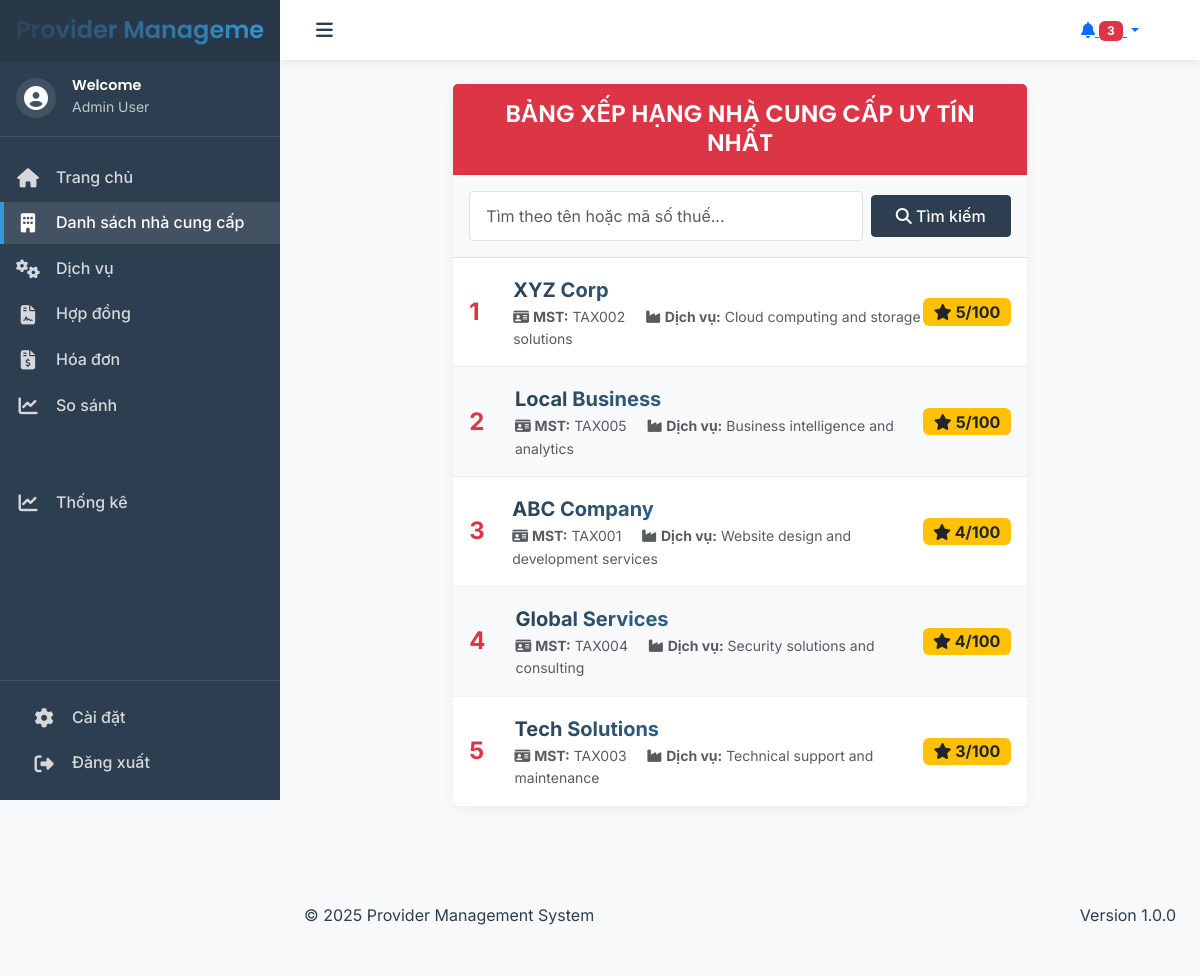
The page /providers.php on the database its author committed.
### tables this page shows
CREATE TABLE IF NOT EXISTS Providers (
    id INT PRIMARY KEY AUTO_INCREMENT,
    name VARCHAR(100) NOT NULL,
    taxCode VARCHAR(15),
    vat VARCHAR(20),
    status VARCHAR(50),
    address VARCHAR(200),
    email VARCHAR(50),
    phone VARCHAR(15),
    createDate DATETIME DEFAULT CURRENT_TIMESTAMP,
    updateDate DATETIME DEFAULT CURRENT_TIMESTAMP ON UPDATE CURRENT_TIMESTAMP,
    website VARCHAR(255),
    reputation INT DEFAULT 0
);

### providers.php (the view, shortened to what this page needs)
<?php
require_once 'config/database.php';
$search = trim($_GET['search'] ?? '');
$searchSql = '';
$params = [];
$perPage = 10;
$page = isset($_GET['page']) ? max(1, intval($_GET['page'])) : 1;
$offset = ($page - 1) * $perPage;
$sql = "SELECT p.*,
               GROUP_CONCAT(s.des SEPARATOR ', ') AS service_des
        FROM Providers p
        LEFT JOIN ProvideService ps ON p.id = ps.providerId
        LEFT JOIN Services s ON ps.serviceId = s.id
        $searchSql
        GROUP BY p.id
        ORDER BY p.reputation DESC, p.id ASC
        LIMIT $offset, $perPage";
$stmt = $conn->prepare($sql);
$stmt->execute($params);
$topProviders = $stmt->fetchAll(PDO::FETCH_ASSOC);
include 'includes/header.php';
?>
<div class="container-fluid">
    <div class="row">
        <div class="col-lg-8 mx-auto">
            <div class="card shadow-hover fade-in mb-4">
                <div class="card-header bg-danger text-white text-center">
                    <h4 class="mb-0">BẢNG XẾP HẠNG NHÀ CUNG CẤP UY TÍN NHẤT</h4>
                </div>
                <div class="card-body p-0">
                    <form class="p-3 border-bottom bg-light" method="get" action="">
                        <div class="row g-2 align-items-center">
                            <div class="col">
                                <input type="text" class="form-control" name="search" placeholder="Tìm theo tên hoặc mã số thuế..." value="<?php echo htmlspecialchars($search); ?>">
                            </div>
                            <div class="col-auto">
                                <button class="btn btn-primary" type="submit"><i class="fas fa-search"></i> Tìm kiếm</button>
                            </div>
                        </div>
                    </form>
                    <div class="ranking-list">
                        <?php foreach ($topProviders as $i => $p): ?>
                            <div class="d-flex align-items-center px-3 py-3 <?php echo $i % 2 ? 'bg-light' : ''; ?>" style="border-bottom:1px solid #eee;">
                                <div class="fw-bold fs-4 me-3 text-danger" style="width:32px;"> <?php echo $offset + $i + 1; ?> </div>
                                <div class="flex-grow-1">
                                    <div class="fw-bold text-gradient fs-5"><?php echo htmlspecialchars($p['name']); ?></div>
                                    <div class="text-muted small">
                                        <span class="me-3"><i class="fas fa-id-card"></i> <b>MST:</b> <?php echo htmlspecialchars($p['taxCode']); ?></span>
                                        <span><i class="fas fa-industry"></i> <b>Dịch vụ:</b> <?php echo htmlspecialchars($p['service_des'] ?? 'Chưa cập nhật'); ?></span>
                                    </div>
                                </div>
                                <div>
                                    <span class="badge bg-warning text-dark fs-6"><i class="fas fa-star"></i> <?php echo $p['reputation']; ?>/100</span>
                                </div>
                            </div>
                        <?php endforeach; ?>
                    </div>
                </div>
            </div>
        </div>
    </div>
</div>
<?php include 'includes/footer.php'; ?>

### assets/css/styles.css (style rules this page uses)
:root { --primary-color: #2c3e50; --secondary-color: #34495e; --accent-color: #3498db; --success-color: #2ecc71; --warning-color: #f1c40f; --danger-color: #e74c3c; --light-color: #ecf0f1; --dark-color: #2c3e50; --sidebar-width: 280px; --sidebar-collapsed-width: 80px; --header-height: 60px; --body-font: "Inter", -apple-system, BlinkMacSystemFont, "Segoe UI", Roboto, sans-serif; --heading-font: "Poppins", var(--body-font); --spacing-xs: 0.25rem; --spacing-sm: 0.5rem; --spacing-md: 1rem; --spacing-lg: 1.5rem; --spacing-xl: 2rem; --border-radius-sm: 0.25rem; --border-radius-md: 0.5rem; --border-radius-lg: 1rem; --transition-fast: 0.2s ease; --transition-normal: 0.3s ease; --transition-slow: 0.5s ease; }
body { font-family: var(--body-font); line-height: 1.6; color: var(--dark-color); background-color: #f8f9fa; }
h1, h2, h3, h4, h5, h6 { font-family: var(--heading-font); font-weight: 600; margin-bottom: var(--spacing-md); }
.card { border: none; border-radius: var(--border-radius-md); box-shadow: 0 2px 15px rgba(0, 0, 0, 0.05); transition: transform var(--transition-normal), box-shadow var(--transition-normal); }
.card-header { background-color: transparent; border-bottom: 1px solid rgba(0, 0, 0, 0.05); padding: var(--spacing-md) var(--spacing-lg); }
.btn { padding: 0.5rem 1.5rem; border-radius: var(--border-radius-sm); font-weight: 500; transition: all var(--transition-fast); }
.btn-primary { background-color: var(--primary-color); border-color: var(--primary-color); }
.form-control { border-radius: var(--border-radius-sm); border: 1px solid #dee2e6; padding: 0.75rem 1rem; transition: border-color var(--transition-fast), box-shadow var(--transition-fast); }
.fade-in { animation: fadeIn var(--transition-normal); }
.shadow-hover { transition: box-shadow var(--transition-normal); }
.text-gradient { background: linear-gradient(45deg, var(--primary-color), var(--accent-color)); -webkit-background-clip: text; -webkit-text-fill-color: transparent; }
.fade-in { animation: fadeIn 0.5s ease-in; }
.card { transition: transform 0.2s ease-in-out, box-shadow 0.2s ease-in-out; }
.btn-primary { transition: all 0.2s ease-in-out; }
.form-control { transition: border-color 0.2s ease-in-out, box-shadow 0.2s ease-in-out; }

### rows shown on the page
providers: i "1", name "XYZ Corp", taxCode "TAX002", service_des "Cloud computing and storage solutions", reputation "5"
providers: i "2", name "Local Business", taxCode "TAX005", service_des "Business intelligence and analytics", reputation "5"
providers: i "3", name "ABC Company", taxCode "TAX001", service_des "Website design and development services", reputation "4"
providers: i "4", name "Global Services", taxCode "TAX004", service_des "Security solutions and consulting", reputation "4"
providers: i "5", name "Tech Solutions", taxCode "TAX003", service_des "Technical support and maintenance", reputation "3"
